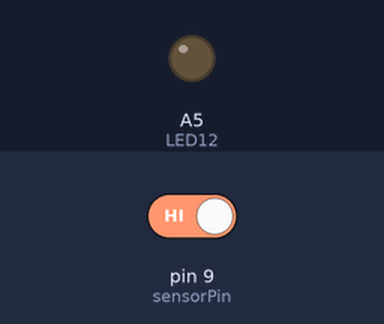
Bench run of a sketch on a simulated Arduino Uno, built with avr-gcc and run on an emulated ATmega328P. Shown: output pins drawn as LEDs (lit = HIGH). The inputs (shaded band) are chosen by the test bench; at power-on: pin 9 (sensorPin) HIGH. What the sketch prints to the serial monitor is not drawn.

Above: at 1.2 s.
1.3 s: pin 9 (sensorPin) driven LOW
At 2.1 s:
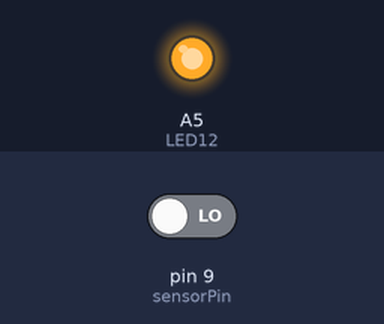
2.8 s: pin 9 (sensorPin) driven HIGH
At 3.3 s:
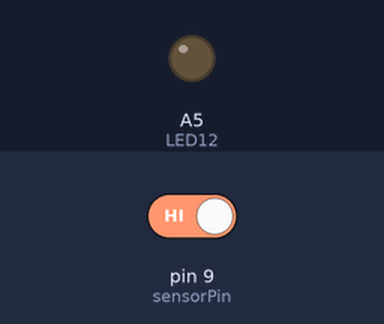
Timing chart, 0 to 5.8 s (numbered marks = the images above; inputs shaded):
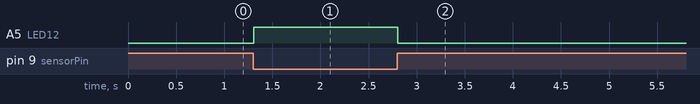

The sketch:

HALL_test.ino
```cpp
/*
  HALL senzor test

  Senzor na D9

Predelano po projektu:
 https://www.electricaltechnology.org/2022/02/usb-propeller-led-fan-clock-circuit.html

 1 notranja LED
 12 zunanja
*/

int LED12 = A5;

int sensorPin = 9;

int val = 0;

void setup() {
  Serial.begin(9600);

  pinMode(LED12,OUTPUT);

  pinMode(sensorPin,INPUT_PULLUP);
}


void loop() {
  {
  val = digitalRead(sensorPin); // hall senzor odcitek
  Serial.println(val);
  if (val==0)
    digitalWrite(LED12,HIGH);
  else
    digitalWrite(LED12,LOW);

  }
}
```

Measured:
- after the input at 1.3 s, A5 (LED12): LOW → HIGH at once
- after the input at 2.8 s, A5 (LED12): HIGH → LOW at once
